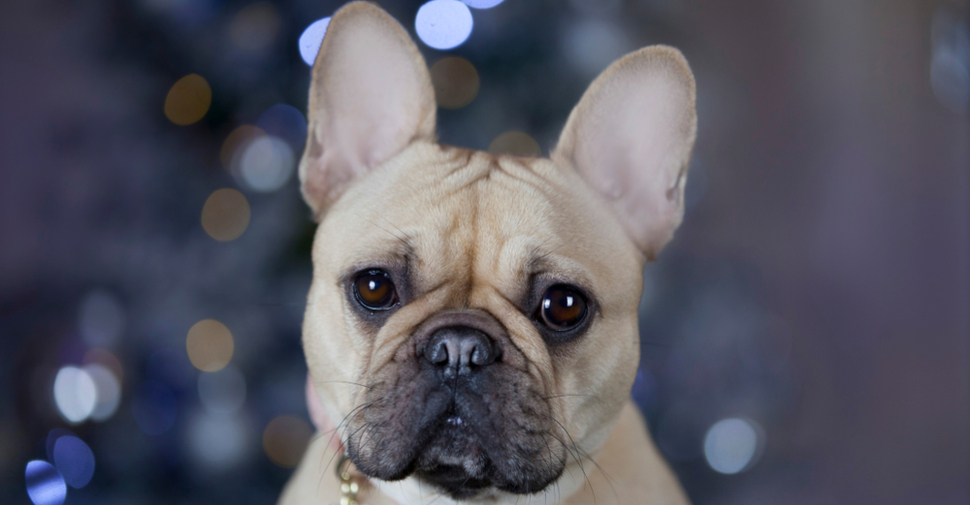
#> input picture dog.jpg, 970 x 505 px, given in place of the camera
$ python filterImage.py
#> lines starting #> are read from the running program, lines starting #| are printed output that depends on the picture; after the words box and inside, x2 and y2 are one past the last pixel; in counts of white or black regions, pixels touching at a corner belong together
import cv2 as cv
import numpy as np

cap = cv.VideoCapture(0)

while 1:
    _, frame = cap.read()
#> frame is the input picture: shape (505, 970, 3); mean B, G, R 97.4, 86.1, 86.8
    hsv = cv.cvtColor(frame, cv.COLOR_BGR2HSV)
#> hsv: shape (505, 970, 3); mean H, S, V 98.8, 60.3, 101.6
    lower_blue = np.array([60, 35, 140])
    upper_blue = np.array([180, 255, 255])
    mask = cv.inRange(hsv, lower_blue, upper_blue)
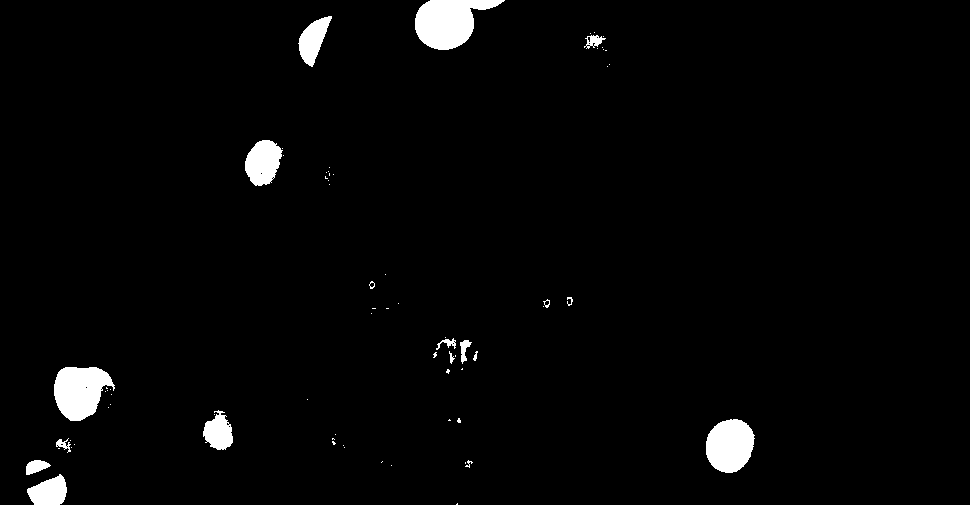
#> mask: shape (505, 970); 2.4% white; 72 white regions (54 under 20 px), largest, box (x1, y1, x2, y2) and area: (415, 0, 505, 50) 2738, (54, 367, 115, 421) 2305, (706, 419, 755, 473) 2044
    result = cv.bitwise_and(frame, frame, mask = mask)
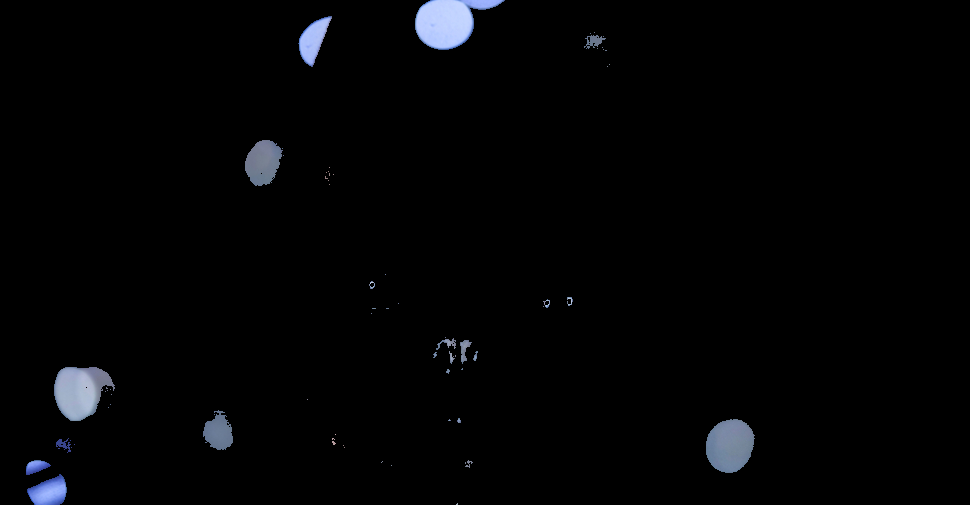
#> result: shape (505, 970, 3); mean B, G, R 4.7, 3.7, 3.3

    cv.imshow('frame', frame)
    cv.imshow('mask', mask)
    cv.imshow('result', result)

    cv.waitKey(0)

cv.destroyAllWindows()
cap.release()
